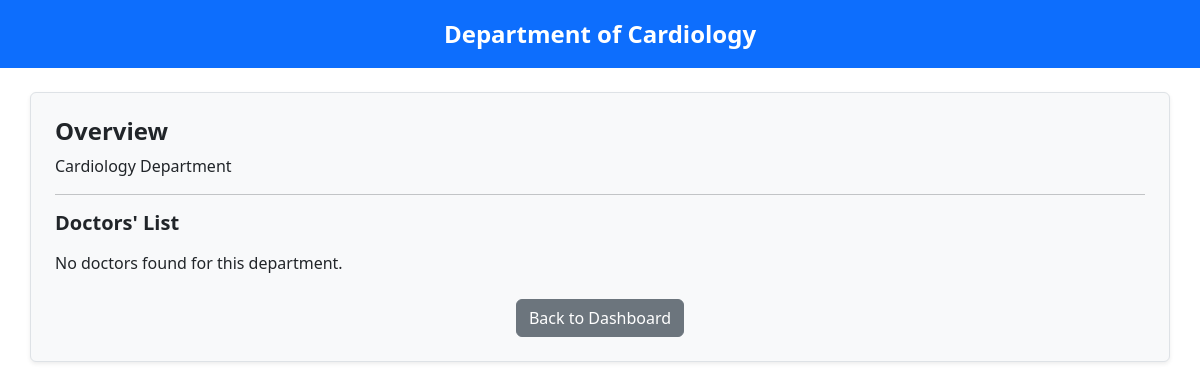
The page /department/2 (signed in) on the database as committed earlier.
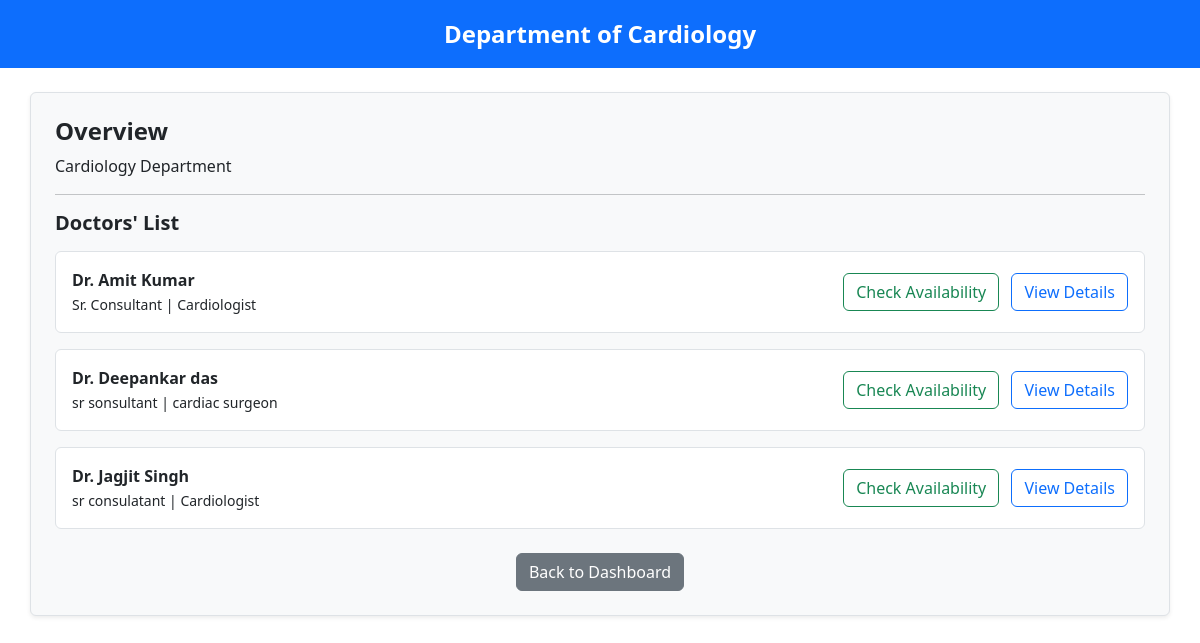
The same page on the database as committed later.
### application/models.py (models this page shows)
class Doctor(UserMixin, db.Model):
    id = db.Column(db.Integer(), primary_key = True)
    username = db.Column(db.String(), nullable = False, unique = True)
    password = db.Column(db.String(), nullable = False)
    name = db.Column(db.String(), nullable = False)
    qualification = db.Column(db.String(), nullable = False)
    experience = db.Column(db.Integer(), nullable = False)
    fee = db.Column(db.Integer(), nullable = False)
    flagged = db.Column(db.Integer(), nullable = False,default = 0)
    specialization = db.Column(db.String(), nullable = False)
    designation = db.Column(db.String(), nullable = False)
    registration_num = db.Column(db.String(), nullable = False)
    doctor_id = db.Column(db.Integer(), db.ForeignKey("user.id"), nullable = False)
    appointment = db.relationship('Appointment', backref = 'doctor')
    department_id = db.Column(db.Integer(), db.ForeignKey("department.id"), nullable = False)

### application/routes.py (the view)
@app.route('/department/<int:dep_id>')
@login_required
def department_details(dep_id):
    if current_user.user_role != 2:
        return render_template('patient_login.html', error="Access denied. Only patients can view departments.")
    department = Department.query.get_or_404(dep_id)
    doctors = Doctor.query.filter_by(department_id=dep_id).all()
    return render_template('department_details.html', department=department, doctors=doctors)

### templates/department_details.html (shortened to what this page needs)
<!DOCTYPE html>
<html lang="en">
<head>
  <link href="https://cdn.jsdelivr.net/npm/bootstrap@5.3.3/dist/css/bootstrap.min.css" rel="stylesheet">
</head>
<body>
  <div class="text-bg-primary p-3 text-center fs-4 fw-bold">
    Department of {{ department.name }}
  </div>
  <div class="container mt-4 mb-5 p-4 border rounded bg-light shadow-sm">
    <h4 class="fw-bold">Overview</h4>
    <p>{{ department.description }}</p>
    <hr>
    <h5 class="fw-bold mb-3">Doctors' List</h5>
    {% for doc in doctors %}
    <div class="d-flex justify-content-between align-items-center border rounded p-3 mb-3 bg-white">
      <div>
        <strong>Dr. {{ doc.name }}</strong><br>
        <small>{{ doc.designation }} | {{ doc.specialization }}</small>
      </div>
      <div>
        <a href="{{ url_for('doctor_availability', doctor_id=doc.id) }}" class="btn btn-outline-success me-2">
          Check Availability
        </a>
        <a href="#" class="btn btn-outline-primary">View Details</a>
      </div>
    </div>
    {% else %}
    <p>No doctors found for this department.</p>
    {% endfor %}
    <div class="text-center mt-4">
      <a href="{{ url_for('patient_dashboard') }}" class="btn btn-secondary">Back to Dashboard</a>
    </div>
  </div>
</body>
</html>

Rows that differ between the two databases and show on the page:
added Doctor: name "Amit Kumar", designation "Sr. Consultant", specialization "Cardiologist"
added Doctor: name "Deepankar das", designation "sr sonsultant", specialization "cardiac surgeon"
added Doctor: name "Jagjit Singh", designation "sr consulatant", specialization "Cardiologist"
Other text that changed with them:
text no longer shown: "No doctors found for this department."
